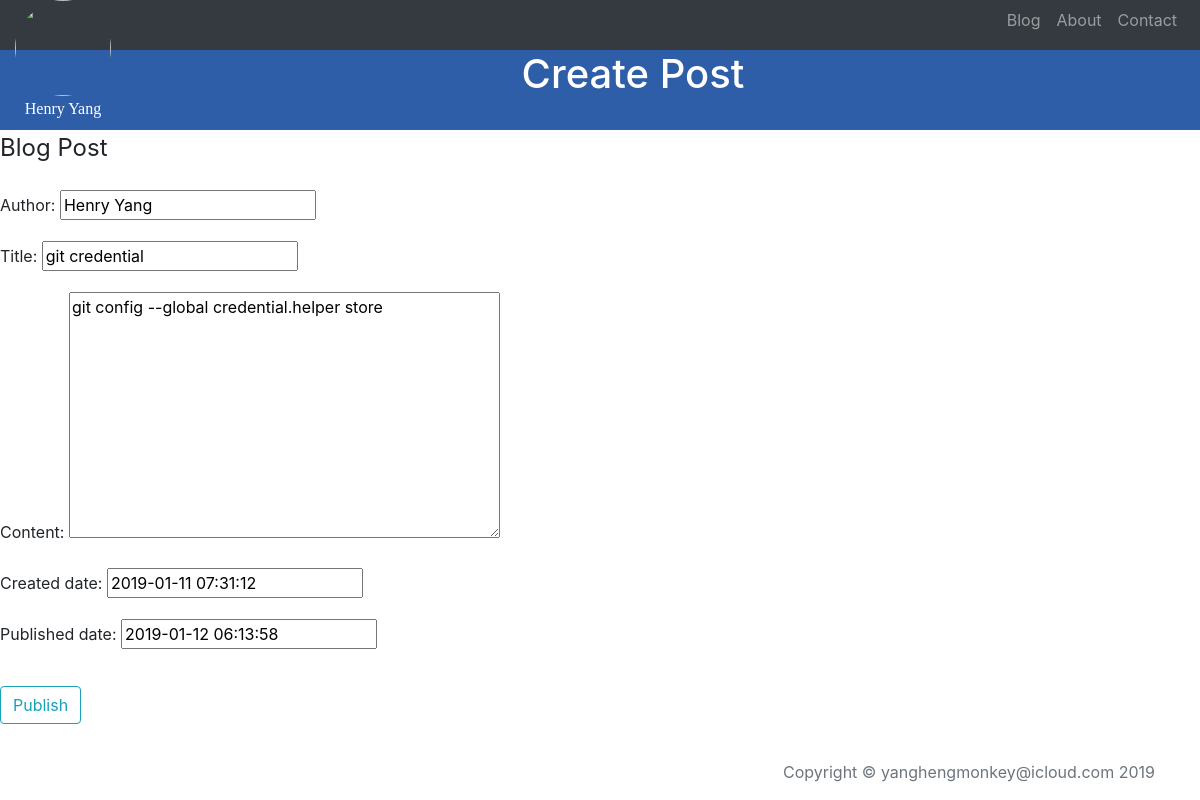
/blog/2/update/, run on the app's committed database.
### blog/models.py (models this page shows, shortened)
class Post(models.Model):
    title = models.CharField( max_length=200)
    author = models.CharField(max_length=50, default='Henry Yang')
    created_date = models.DateTimeField( default= timezone.now )
    published_date = models.DateTimeField( default= timezone.now )
    content = HTMLField( )
    post_logo = models.FileField(max_length=100, default='', blank=True)
    tags = TaggableManager()

### blog/views.py (the view)
# urls.py: url(r'^(?P<pk>[0-9]+)/update/$', views.PostUpdateView.as_view(), name='update'),
class PostUpdateView(UpdateView):
    model = Post
    template_name = 'blog/create.html'
    fields = [
        'author'
        ,'title'
        ,'content'
        ,'created_date'
        ,'published_date'
    ]

### blog/templates/blog/create.html (shortened to what this page needs)
{% extends 'base/base.html' %}
{% block page_header_content %}
<h1 class="text-center" style="color: white"> Create Post</h1>
{% endblock %}
{% block body %}
<div class="content-section">
    <form class='form-horizontal' action='' method='post' enctype='mulipoart/form-data'>
        <fieldset class="form-group" >
            <legend class="'border-bottom mb-4">Blog Post</legend>
            {{ form.as_p }}
        </fieldset>
        <div class="form-group" >
            <button class="btn btn-outline-info" type="submit"> Publish </button>
        </div>
    </form>
</div>
{% endblock %}

### home/static/home/home_style.css (style rules this page uses)
body { background: white url("images/background.png"); }

### data on the page
Post: author "Henry Yang", title "git credential", content "git config --global credential.helper store", created_date "2019-01-11 07:31:12", published_date "2019-01-12 06:13:58"
